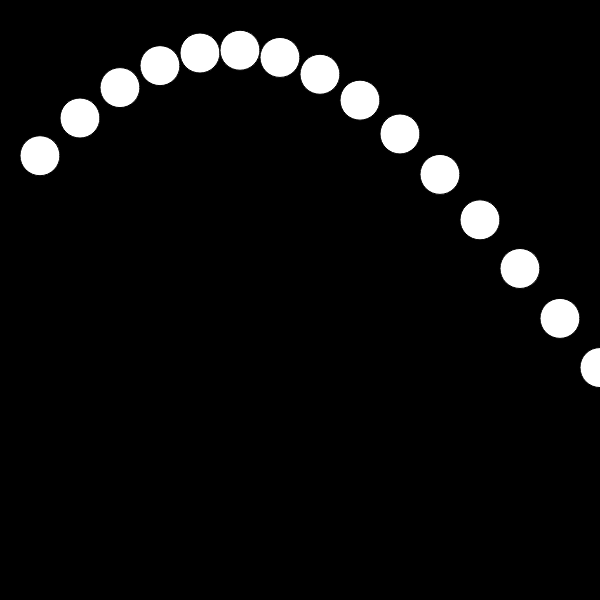
Frame 1 (no input)
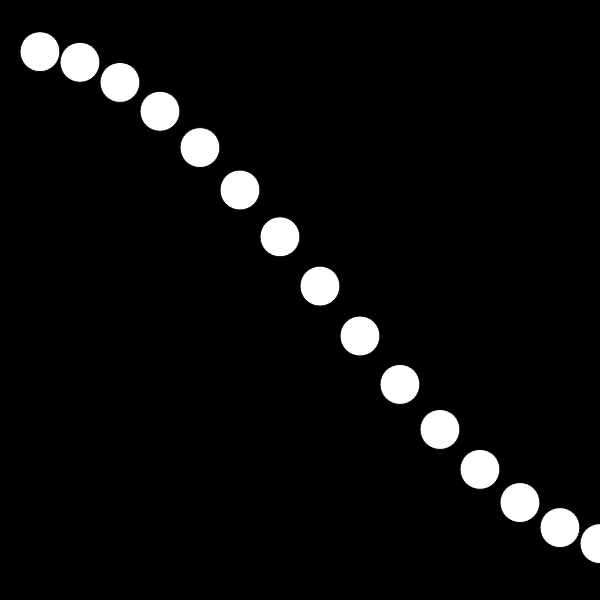
Frame 60 (no input)
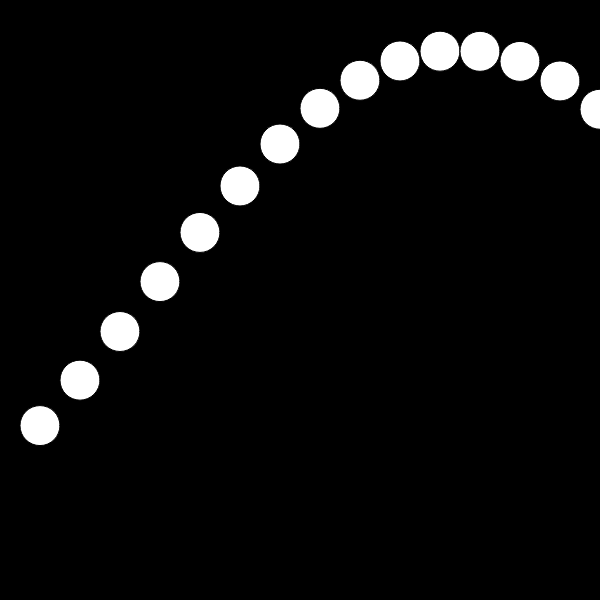
Frame 120 (the mouse pressed at the canvas centre since frame 60)

The p5.js sketch that drew these frames (run headless with seeded random() and noise() and a simulated clock; from frame 60 on, the mouse is pressed at the canvas centre):

// p5.js sketch
// ── sketch.js
var A =0.0;
var O = 60;
var Sc =250;
var S = 0.05;

function setup() {
  createCanvas(600,600);
}

function draw() {
 
 background(0);
  for(var x = 40 ; x <=width; x+=40){
    for(var ot =0 ;ot<=10; ot+=0.04);
    var y1 = height/2 + sin(A+ot)*Sc;
    ellipse(x,y1,40,40); 
    A += 0.2;
  }
}
